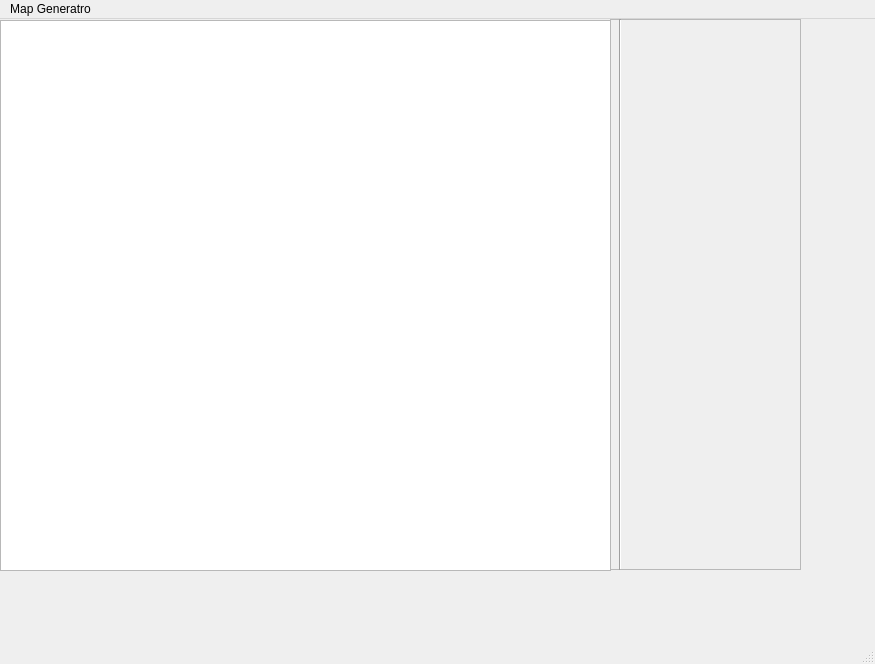
<?xml version="1.0" encoding="UTF-8"?>
<ui version="4.0">
 <class>MainWindow</class>
 <widget class="QMainWindow" name="MainWindow">
  <property name="geometry">
   <rect>
    <x>0</x>
    <y>0</y>
    <width>875</width>
    <height>664</height>
   </rect>
  </property>
  <property name="windowTitle">
   <string>MainWindow</string>
  </property>
  <widget class="QWidget" name="centralwidget">
   <widget class="QGraphicsView" name="MapImage">
    <property name="geometry">
     <rect>
      <x>0</x>
      <y>1</y>
      <width>611</width>
      <height>551</height>
     </rect>
    </property>
   </widget>
   <widget class="QFrame" name="frame">
    <property name="geometry">
     <rect>
      <x>610</x>
      <y>0</y>
      <width>191</width>
      <height>551</height>
     </rect>
    </property>
    <property name="frameShape">
     <enum>QFrame::StyledPanel</enum>
    </property>
    <property name="frameShadow">
     <enum>QFrame::Raised</enum>
    </property>
    <widget class="Line" name="line">
     <property name="geometry">
      <rect>
       <x>0</x>
       <y>0</y>
       <width>20</width>
       <height>551</height>
      </rect>
     </property>
     <property name="orientation">
      <enum>Qt::Vertical</enum>
     </property>
    </widget>
    <widget class="QWidget" name="verticalLayoutWidget">
     <property name="geometry">
      <rect>
       <x>20</x>
       <y>0</y>
       <width>214</width>
       <height>571</height>
      </rect>
     </property>
     <layout class="QVBoxLayout" name="verticalLayout">
      <item>
       <layout class="QHBoxLayout" name="horizontalLayout"/>
      </item>
     </layout>
    </widget>
   </widget>
  </widget>
  <widget class="QMenuBar" name="menubar">
   <property name="geometry">
    <rect>
     <x>0</x>
     <y>0</y>
     <width>875</width>
     <height>21</height>
    </rect>
   </property>
   <widget class="QMenu" name="menuMap_Generatro">
    <property name="title">
     <string>Map Generatro</string>
    </property>
   </widget>
   <addaction name="menuMap_Generatro"/>
  </widget>
  <widget class="QStatusBar" name="statusbar"/>
 </widget>
 <resources/>
 <connections/>
</ui>
